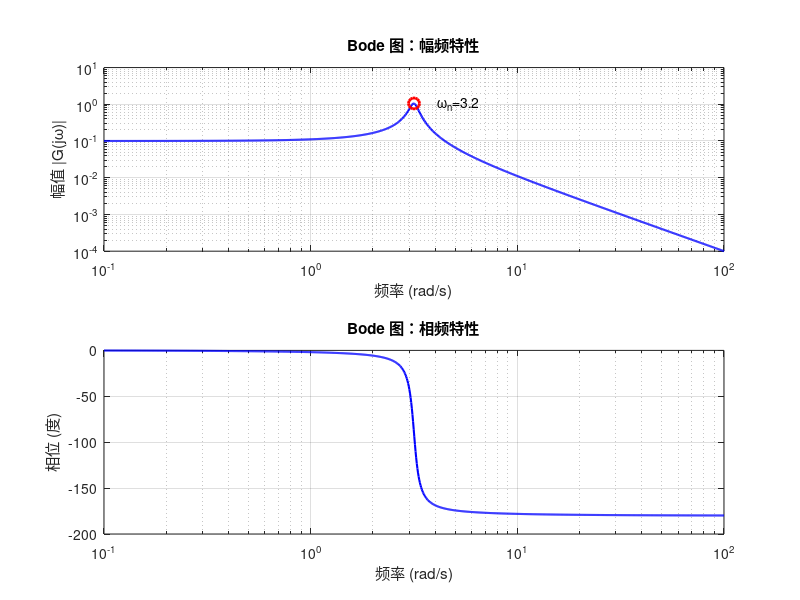
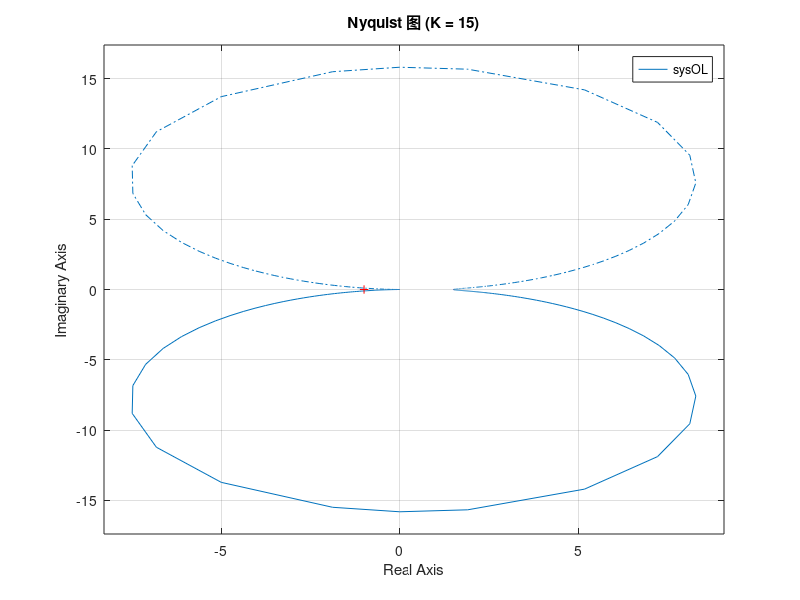
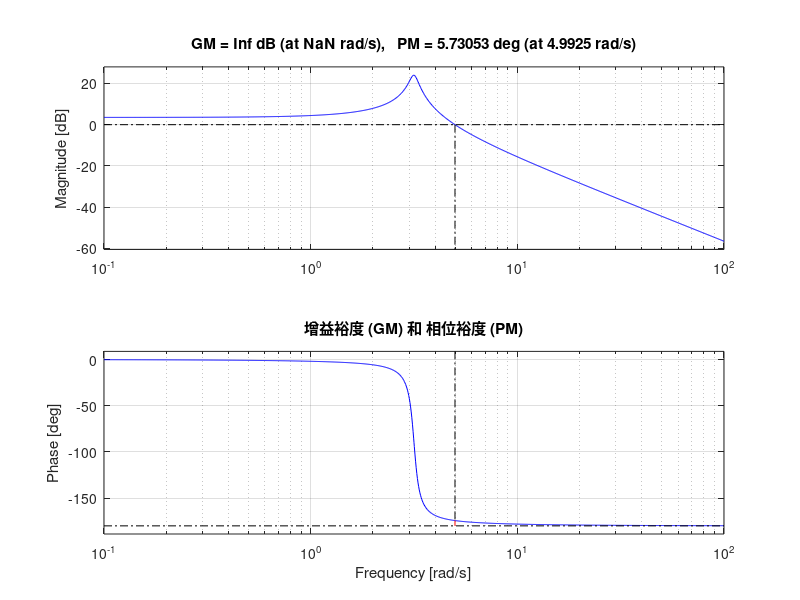
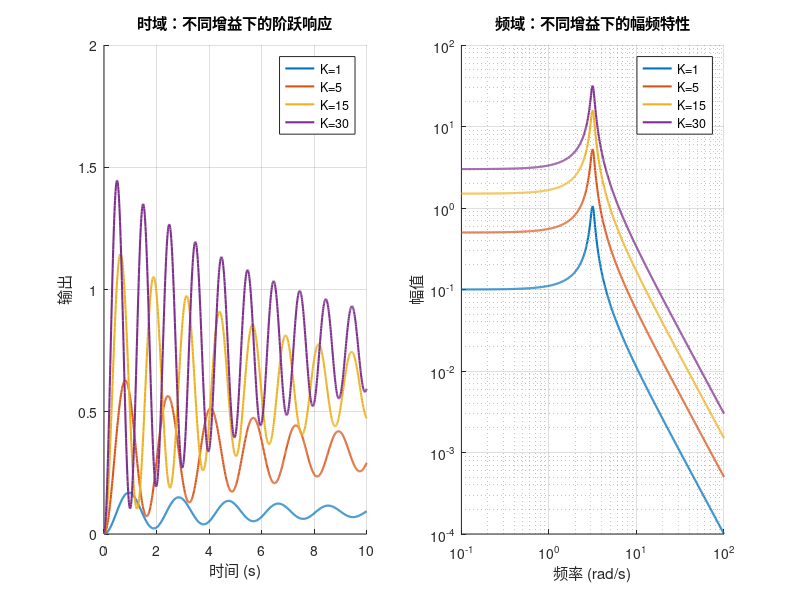

MATLAB code to generate these figures, in order:
%% ============================================================
% 教程 16：频域分析 — Bode图、Nyquist图与稳定裕度
%
% 【为什么需要频域分析？】
%   时域（阶跃响应）看的是"快不快、振不振"
%   频域看的是"系统对每个频率的正弦输入会怎么响应"
%
%   频域工具是控制工程师的"听诊器"：
%     - Bode图 → 看系统对不同频率的放大/衰减
%     - Nyquist图 → 判断闭环是否稳定
%     - 增益裕度(GM)和相位裕度(PM) → 量化稳定程度
%
% 【核心概念】
%   传递函数 G(s) → 令 s = jω → G(jω) = |G|∠θ
%     |G(jω)| = 幅值响应（输出幅值/输入幅值）
%     ∠G(jω)  = 相位响应（输出延迟角度）
% ============================================================

clear; close all;

fprintf('============================================\n');
fprintf('  教程 16：频域分析 — Bode / Nyquist / Nichols\n');
fprintf('============================================\n\n');

%% ===== 第 1 步：构建示例系统 =====

% 质量-弹簧-阻尼系统（二阶）
m = 1.0;  c = 0.3;  k = 10.0;

sys = tf([1], [m, c, k]);  % G(s) = 1/(s² + 0.3s + 10)

fprintf('【示例系统】质量-弹簧-阻尼\n');
fprintf('  G(s) = 1 / (s² + %.1fs + %.0f)\n', c, k);
fprintf('  自然频率 ωn = %.2f rad/s (%.2f Hz)\n', sqrt(k/m), sqrt(k/m)/(2*pi));
fprintf('  阻尼比 ζ = %.3f\n\n', c/(2*sqrt(m*k)));

%% ===== 第 2 步：Bode 图 — 最常用的频域工具 =====

figure('Name', 't16: Bode图', 'Position', [50, 50, 900, 600]);

% Bode 图是两幅图：幅频 + 相频
[mag, phase, w] = bode(sys);
mag = squeeze(mag);
phase = squeeze(phase);

subplot(2,1,1);
loglog(w, mag, 'b', 'LineWidth', 1.5); grid on;
ylabel('幅值 |G(jω)|'); xlabel('频率 (rad/s)');
title('Bode 图：幅频特性');

% 标注自然频率
[~, idx] = min(abs(w - sqrt(k/m)));
hold on; plot(w(idx), mag(idx), 'ro', 'MarkerSize', 8, 'LineWidth', 2);
text(w(idx)*1.3, mag(idx), sprintf('ω_n=%.1f', sqrt(k/m)), 'FontSize', 10);
hold off;

subplot(2,1,2);
semilogx(w, phase, 'b', 'LineWidth', 1.5); grid on;
ylabel('相位 (度)'); xlabel('频率 (rad/s)');
title('Bode 图：相频特性');

fprintf('【Bode 图解读】\n');
fprintf('  幅频：低频 → 幅值 ≈ 1/k = %.3f（稳态增益）\n', 1/k);
fprintf('        高频 → 幅值以 -40dB/dec 衰减（二阶系统特性）\n');
fprintf('  相频：低频 → 相位 ≈ 0°（同相）\n');
fprintf('        高频 → 相位 → -180°（反相，二阶极限）\n');
fprintf('  ω_n 处有谐振峰（阻尼比 ζ < 0.707 时出现）\n\n');

%% ===== 第 3 步：Nyquist 图 — 判断闭环稳定性 =====

figure('Name', 't16: Nyquist图', 'Position', [50, 50, 600, 500]);

% 创建开环传递函数（带增益，使得 Nyquist 图包裹 (-1,0) 点）
K = 15;
sysOL = K * sys;  % 开环传递函数

nyquist(sysOL); grid on;
title(sprintf('Nyquist 图 (K = %.0f)', K));

fprintf('【Nyquist 判据】\n');
fprintf('  开环 G(s) 稳定（极点全在 LHP）\n');
fprintf('  → 如果 Nyquist 曲线逆时针包围 (-1,0) 点 = 0 次 → 闭环稳定\n');
fprintf('  → 如果包围 (-1,0) 点 N 次 → 闭环有 N 个不稳定极点\n\n');

%% ===== 第 4 步：稳定裕度 — 量化"有多稳定" =====

figure('Name', 't16: 稳定裕度', 'Position', [50, 50, 800, 500]);

margin(sysOL);  % 自动标注 GM 和 PM
title('增益裕度 (GM) 和 相位裕度 (PM)');

[GM, PM, wcg, wcp] = margin(sysOL);

fprintf('【稳定裕度】\n');
fprintf('  增益裕度 GM = %.2f dB (%.2f 倍)\n', 20*log10(GM), GM);
fprintf('    → 增益可以再放大 %.1f 倍才失稳\n', GM);
fprintf('  相位裕度 PM = %.1f°\n', PM);
fprintf('    → 相位最多还能滞后 %.0f° 才失稳\n', PM);
fprintf('  穿越频率 ω_cp = %.2f rad/s（对应闭环带宽）\n', wcp);
fprintf('\n  工程经验值：\n');
fprintf('    GM > 6dB, PM > 30° → 可行但偏小\n');
fprintf('    GM > 10dB, PM > 45° → 良好的鲁棒性\n');
fprintf('    PM > 60° → 无超调的保守设计\n\n');

%% ===== 第 5 步：频域与时域的关系 =====

figure('Name', 't16: 频域-时域对比', 'Position', [50, 50, 900, 400]);

K_list = [1, 5, 15, 30];
t = 0:0.01:10;

subplot(1,2,1); hold on;
colors = lines(length(K_list));
for i = 1:length(K_list)
    sysCL = feedback(K_list(i)*sys, 1);
    [y, t] = step(sysCL, t);
    plot(t, y, 'Color', colors(i,:), 'LineWidth', 1.5);
end
hold off; grid on;
legend('K=1', 'K=5', 'K=15', 'K=30', 'Location', 'best');
title('时域：不同增益下的阶跃响应');
xlabel('时间 (s)'); ylabel('输出');

subplot(1,2,2); hold on;
for i = 1:length(K_list)
    [GM_i, PM_i] = margin(K_list(i)*sys);
end
% 手动画出幅频对比
for i = 1:length(K_list)
    [mag_i, ~, w_i] = bode(K_list(i)*sys);
    mag_i = squeeze(mag_i);
    loglog(w_i, mag_i, 'Color', colors(i,:), 'LineWidth', 1.5);
end
grid on;
legend('K=1', 'K=5', 'K=15', 'K=30', 'Location', 'best');
title('频域：不同增益下的幅频特性');
xlabel('频率 (rad/s)'); ylabel('幅值');
set(gca, 'XScale', 'log', 'YScale', 'log');
hold off;

fprintf('========================================\n');
fprintf('  教程 16 完成！\n');
fprintf('========================================\n\n');

fprintf('【关键结论】\n');
fprintf('  1. Bode图 = 控制工程师的"心电图"\n');
fprintf('  2. GM/PM 越大 → 系统越稳定，但响应越慢\n');
fprintf('  3. 穿越频率 ≈ 闭环带宽 ≈ 响应速度\n');
fprintf('  4. 增益 K 越大 → 带宽越大 → 响应越快 → GM/PM 越小\n');
fprintf('  5. 频域设计的目标：在带宽和稳定裕度之间取得平衡\n');
fprintf('\n试着改 K 值，观察 Bode 图和阶跃响应的变化！\n');
